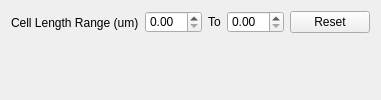
             <widget class="QWidget" name="tab_29">
              <attribute name="title">
               <string>Heatmap Filter Settings</string>
              </attribute>
              <layout class="QVBoxLayout" name="verticalLayout_45">
               <item>
                <layout class="QFormLayout" name="formLayout_17">
                 <item row="0" column="0">
                  <widget class="QLabel" name="heatmap_length_label">
                   <property name="text">
                    <string>Cell Length Range (um)</string>
                   </property>
                  </widget>
                 </item>
                 <item row="0" column="1">
                  <layout class="QGridLayout" name="gridLayout_3" columnstretch="10,2,10,2">
                   <item row="0" column="2">
                    <widget class="QDoubleSpinBox" name="heatmap_max_length">
                     <property name="decimals">
                      <number>2</number>
                     </property>
                     <property name="singleStep">
                      <double>0.010000000000000</double>
                     </property>
                    </widget>
                   </item>
                   <item row="0" column="0">
                    <widget class="QDoubleSpinBox" name="heatmap_min_length">
                     <property name="decimals">
                      <number>2</number>
                     </property>
                     <property name="singleStep">
                      <double>0.010000000000000</double>
                     </property>
                    </widget>
                   </item>
                   <item row="0" column="1">
                    <widget class="QLabel" name="heatmap_length_spacer">
                     <property name="sizePolicy">
                      <sizepolicy hsizetype="Minimum" vsizetype="Minimum">
                       <horstretch>0</horstretch>
                       <verstretch>0</verstretch>
                      </sizepolicy>
                     </property>
                     <property name="text">
                      <string>To</string>
                     </property>
                    </widget>
                   </item>
                   <item row="0" column="3">
                    <widget class="QPushButton" name="heatmap_length_reset">
                     <property name="text">
                      <string>Reset</string>
                     </property>
                    </widget>
                   </item>
                  </layout>
                 </item>
                </layout>
               </item>
               <item>
                <spacer name="verticalSpacer_38">
                 <property name="orientation">
                  <enum>Qt::Vertical</enum>
                 </property>
                 <property name="sizeHint" stdset="0">
                  <size>
                   <width>20</width>
                   <height>40</height>
                  </size>
                 </property>
                </spacer>
               </item>
              </layout>
             </widget>
